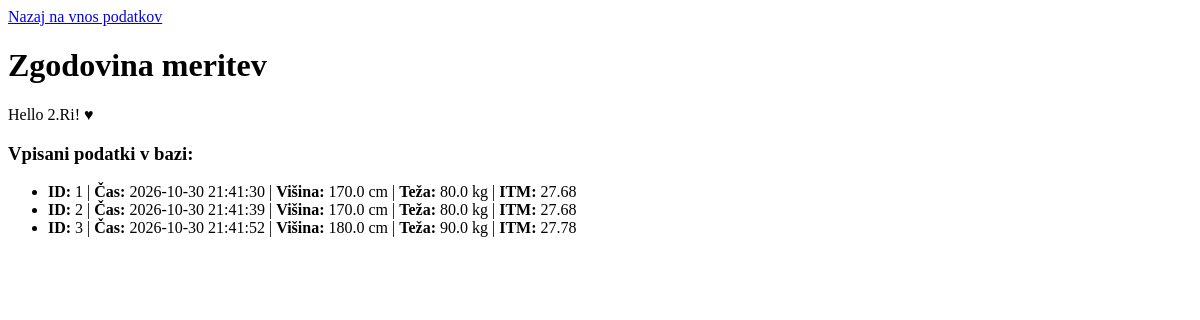
Before: /dnevnik with the older database file.
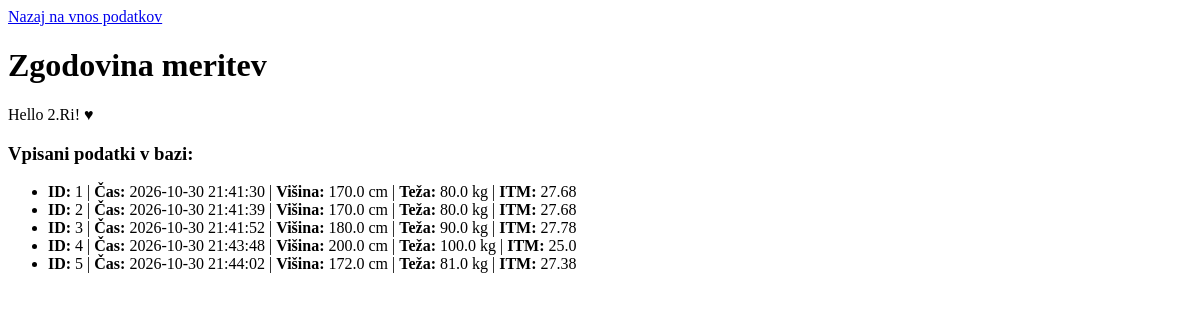
After: the same page with the newer database file.
### tables this page shows
CREATE TABLE `dnevnik` (
        `ID` INTEGER PRIMARY KEY AUTOINCREMENT,
        `DatumCas` TEXT DEFAULT NULL,
        `visina` REAL DEFAULT NULL,
        `teza` REAL DEFAULT NULL,
        `itm` REAL DEFAULT NULL
    );

### app.py (the view)
@app.route("/dnevnik", methods=["GET"])
def stran_dnev():
    data = {
        "vrednosti": vsebina_baze()  # Podatke naložimo takoj ob GET zahtevi
    }
    return render_template("dnevnik.html", podatki=data)

### app.py (called while the page is built)
def vsebina_baze():
    conn = sqlite3.connect(DATABASE_FILE)
    cursor = conn.cursor()
    cursor.execute("""
        CREATE TABLE IF NOT EXISTS `dnevnik` (
            `ID` INTEGER PRIMARY KEY AUTOINCREMENT,
            `DatumCas` TEXT DEFAULT NULL,
            `visina` REAL DEFAULT NULL,
            `teza` REAL DEFAULT NULL,
            `itm` REAL DEFAULT NULL
        );
    """)
    cursor.execute("SELECT * FROM dnevnik;")
    podatki = cursor.fetchall()
    conn.close()
    return podatki

### templates/dnevnik.html (shortened to what this page needs)
<!DOCTYPE html>
<html>
<head>
</head>
<body>
    <a href="/">Nazaj na vnos podatkov</a>
    <h1>Zgodovina meritev</h1>
    <p>Hello 2.Ri! ♥</p>
    <h3>Vpisani podatki v bazi:</h3>
    <ul>
    {% if podatki['vrednosti'] %}
        {% for vrstica in podatki['vrednosti'] %}
            <li>
                <strong>ID:</strong> {{ vrstica[0] }} |
                <strong>Čas:</strong> {{ vrstica[1] }} |
                <strong>Višina:</strong> {{ vrstica[2] }} cm |
                <strong>Teža:</strong> {{ vrstica[3] }} kg |
                <strong>ITM:</strong> {{ vrstica[4] }}
            </li>
        {% endfor %}
    {% else %}
        <li>V bazi še ni shranjenih meritev.</li>
    {% endif %}
    </ul>
</body>
</html>

Changed rows visible on the page:
added dnevnik: ID "4", DatumCas "2026-10-30 21:43:48", visina "200.0", teza "100.0", itm "25.0"
added dnevnik: ID "5", DatumCas "2026-10-30 21:44:02", visina "172.0", teza "81.0", itm "27.38"
